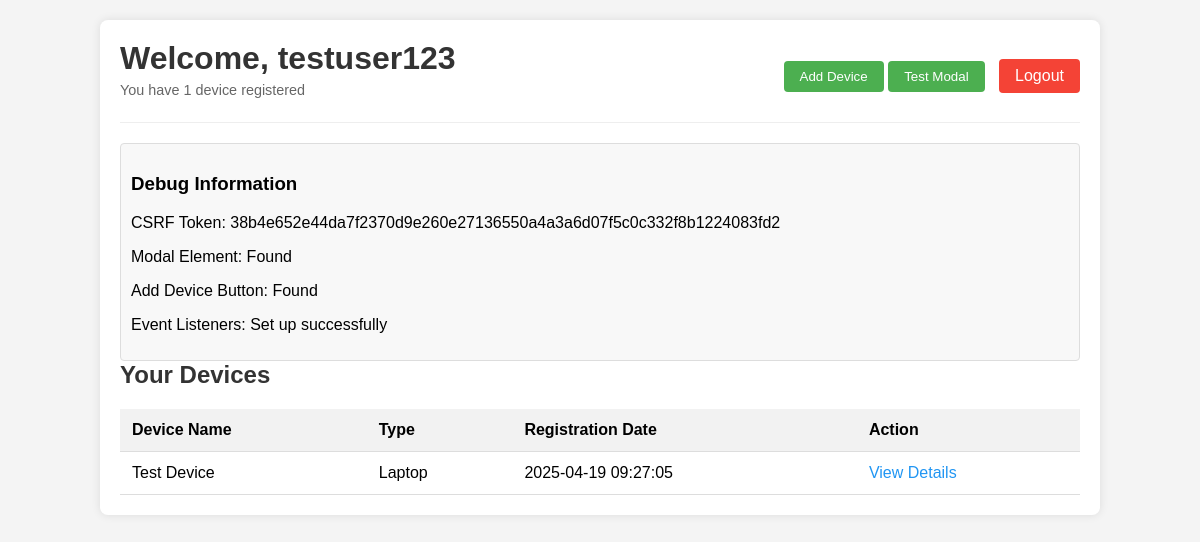
The app's page /dashboard/debug (signed in) with its own data.
### tables this page shows
CREATE TABLE devices (
                id INTEGER PRIMARY KEY,
                user_id INTEGER,
                device_name TEXT NOT NULL,
                device_type TEXT NOT NULL,
                registered_date TEXT NOT NULL,
                FOREIGN KEY (user_id) REFERENCES users (id)
            );

### track_server.py (the view)
@app.route('/dashboard/debug')
@login_required
def dashboard_debug():
    devices = db.get_user_devices(session['user_id'])
    return render_template('dashboard_debug.html', devices=devices, username=session.get('username'))

### track_server.py (called while the page is built)
def login_required(f):
    @wraps(f)
    def decorated_function(*args, **kwargs):
        if 'user_id' not in session:
            return redirect(url_for('login'))
        return f(*args, **kwargs)
    return decorated_function

def generate_csrf_token():
    if 'csrf_token' not in session:
        session['csrf_token'] = secrets.token_hex(32)
    return session['csrf_token']

@app.context_processor
def inject_csrf_token():
    return {'csrf_token': generate_csrf_token()}

@app.after_request
def add_security_headers(response):
    response.headers['Content-Security-Policy'] = "default-src 'self'; script-src 'self' 'unsafe-inline' https://unpkg.com; style-src 'self' 'unsafe-inline' https://unpkg.com; img-src 'self' data: https://*.tile.openstreetmap.org; connect-src 'self'"
    response.headers['X-Content-Type-Options'] = 'nosniff'
    response.headers['X-Frame-Options'] = 'DENY'
    response.headers['X-XSS-Protection'] = '1; mode=block'
    return response

    def get_user_devices(self, user_id):
        with self.lock:
            self.cursor.execute(
                "SELECT id, device_name, device_type, registered_date FROM devices WHERE user_id = ?",
                (user_id,)
            )
            return self.cursor.fetchall()

### templates/dashboard_debug.html (shortened to what this page needs)
<!DOCTYPE html>
<html lang="en">
<head>
</head>
<body>
    <div class="container">
        <header>
            <div>
                <h1>Welcome, {{ username }}</h1>
                <p class="device-count">You have {{ devices|length }} device{% if devices|length != 1 %}s{% endif %} registered</p>
            </div>
            <div>
                <button id="addDeviceBtn" class="btn">Add Device</button>
                <button id="testModalBtn" class="btn" style="margin-right: 10px;">Test Modal</button>
                <a href="/logout" class="btn btn-logout">Logout</a>
            </div>
        </header>
        <div id="debug-info">
            <h3>Debug Information</h3>
            <p>CSRF Token: <span id="csrf-token-display">{{ csrf_token }}</span></p>
            <p>Modal Element: <span id="modal-element-status">Checking...</span></p>
            <p>Add Device Button: <span id="add-device-btn-status">Checking...</span></p>
            <p>Event Listeners: <span id="event-listeners-status">Checking...</span></p>
        </div>
        {% if devices %}
        <h2>Your Devices</h2>
        <table>
            <thead>
                <tr>
                    <th>Device Name</th>
                    <th>Type</th>
                    <th>Registration Date</th>
                    <th>Action</th>
                </tr>
            </thead>
            <tbody>
                {% for device in devices %}
                <tr>
                    <td>{{ device[1] }}</td>
                    <td>{{ device[2] }}</td>
                    <td>{{ device[3] }}</td>
                    <td><a href="/device/{{ device[0] }}" class="device-link">View Details</a></td>
                </tr>
                {% endfor %}
            </tbody>
        </table>
        {% else %}
        <div class="empty-state">
            <h2>No devices registered yet</h2>
            <p>Click the "Add Device" button to register your first device.</p>
            <p>Or install the client application on your laptop to automatically register it.</p>
        </div>
        {% endif %}
    </div>
</body>
</html>

### templates/dashboard_debug.html (style rules this page uses)
body { font-family: Arial, sans-serif; margin: 0; padding: 0; background-color: #f4f4f4; }
.container { width: 80%; margin: 20px auto; background-color: white; padding: 20px; border-radius: 8px; box-shadow: 0 0 10px rgba(0,0,0,0.1); }
header { display: flex; justify-content: space-between; align-items: center; margin-bottom: 20px; padding-bottom: 10px; border-bottom: 1px solid #eee; }
h1, h2 { color: #333; margin: 0; }
.btn { display: inline-block; padding: 8px 16px; background-color: #4CAF50; color: white; text-decoration: none; border-radius: 4px; border: none; cursor: pointer; transition: background-color 0.3s; }
.btn-logout { background-color: #f44336; }
table { width: 100%; border-collapse: collapse; margin-top: 20px; }
th, td { padding: 12px; text-align: left; border-bottom: 1px solid #ddd; }
th { background-color: #f2f2f2; font-weight: bold; }
.device-link { color: #2196F3; text-decoration: none; }
.device-count { color: #666; margin-top: 5px; font-size: 0.9em; }
#debug-info { margin-top: 20px; padding: 10px; background-color: #f8f8f8; border: 1px solid #ddd; border-radius: 4px; }

### records on screen
devices: device_name "Test Device", device_type "Laptop", registered_date "2025-04-19 09:27:05"

### other values on screen
{{ username }} "testuser123"
{{ devices|length }} "1"
